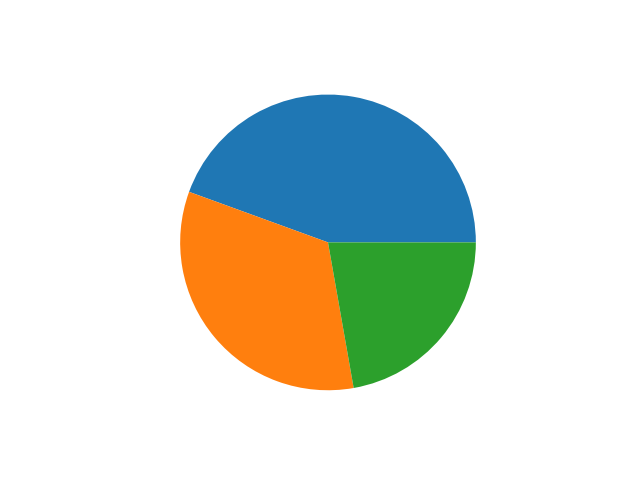
#> input picture Pie_char.png, 640 x 480 px, found by its file name
$ jupyter execute --allow-errors aiproduction_8.ipynb
#> lines starting #> are read from the running program, lines starting #| are printed output that depends on the picture
HOW TO SHOW IMAGE USING MATPLOTLIB IMSHOW FUNCTION ??

[cell 1]
import matplotlib.pyplot as plt
import matplotlib.image as mping

[cell 2]
img = mping.imread('pie_char.png')
#> img is the input picture: shape (480, 640, 4) float32; mean R, G, B, A 0.872, 0.892, 0.86, 1

[cell 3]
img

[cell 4]
type(img)

[cell 5]
img.shape
#> Out = (480, 640, 4)

[cell 6]
img.ndim
#> Out = 3

[cell 7]
plt.imshow(img)
plt.show()

[cell 8]
plt.axis('off')
plt.imshow(img)
plt.show()

[cell 9]
plt.figure(figsize=(16,9))
plt.axis('off')
plt.imshow(img)
plt.show()

[cell 10]
plt.figure(figsize=(16,9))
plt.axis('off')
plt.imshow(img)
plt.colorbar()
plt.show()
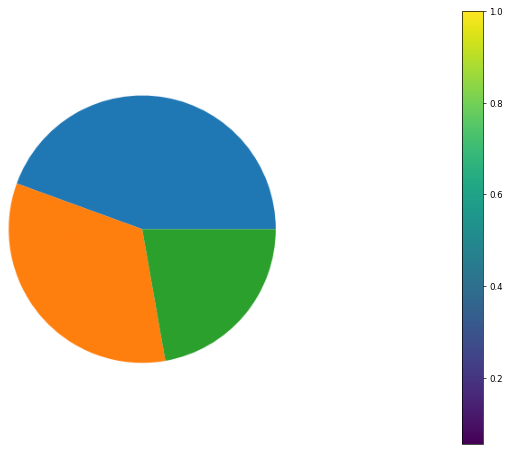
#> figure drawn by matplotlib, 2 panels

[cell 11]
plt.figure(figsize=(16,9))
plt.axis('off')
plt.imshow(img, cmap='hot')
plt.colorbar()
plt.show()
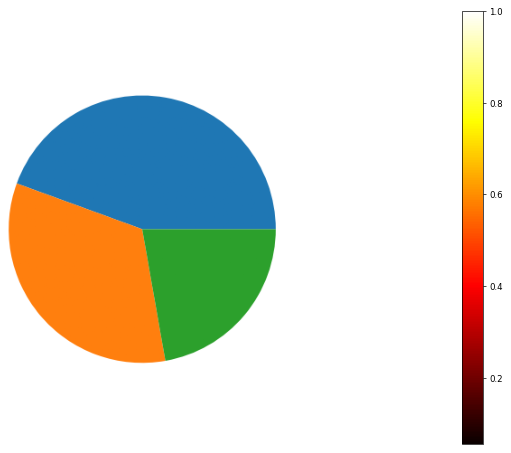
#> figure drawn by matplotlib, 2 panels

[cell 12]
single_channel = img[:,:,1]
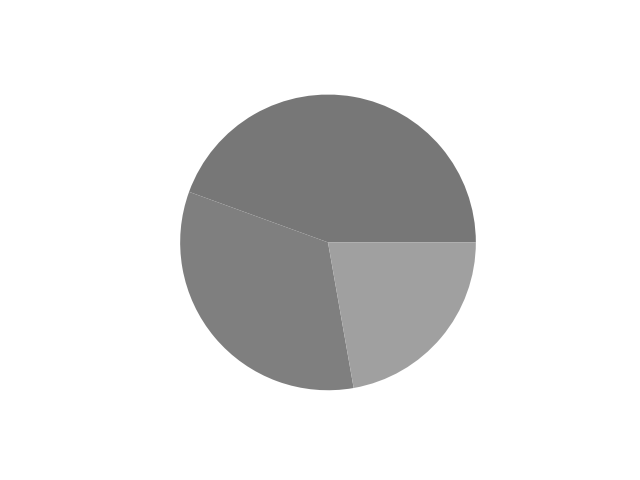
#> single_channel: shape (480, 640) float32; min 0.467, max 1, mean 0.891
plt.figure(figsize=(16,9))
plt.axis('off')
plt.imshow(single_channel, cmap='hot')
plt.colorbar()
plt.show()
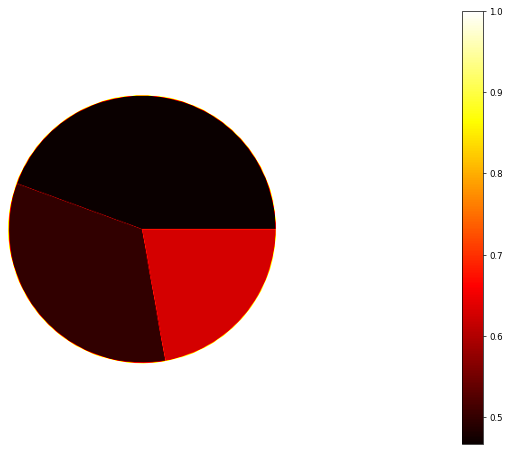
#> figure drawn by matplotlib, 2 panels

[cell 13]
single_channel = img[:,:,0]
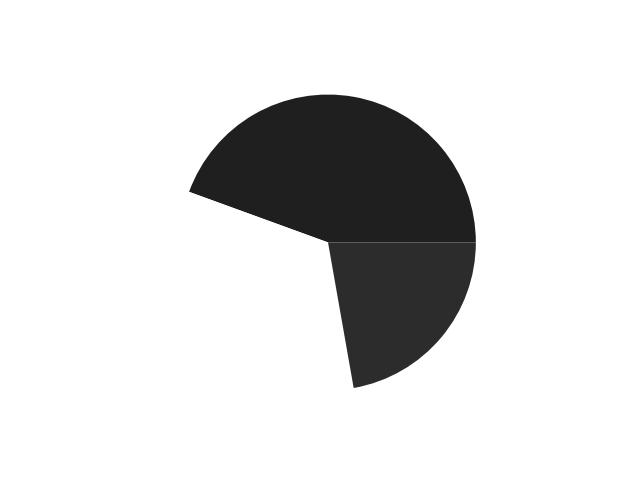
#> single_channel: shape (480, 640) float32; min 0.122, max 1, mean 0.872
plt.figure(figsize=(16,9))
plt.axis('off')
plt.imshow(single_channel, cmap='hot')
plt.colorbar()
plt.show()
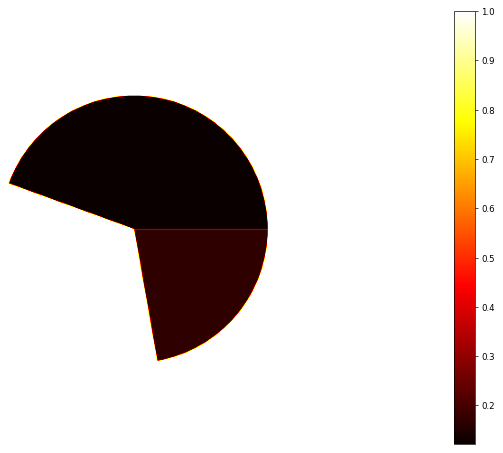
#> figure drawn by matplotlib, 2 panels

[cell 14]
single_channel = img[:,:,2]
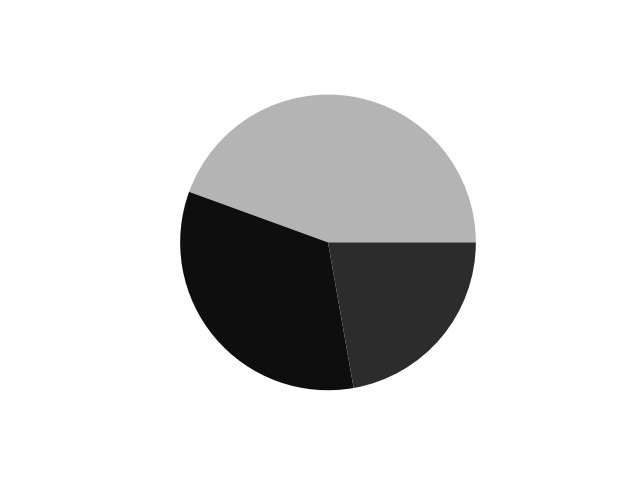
#> single_channel: shape (480, 640) float32; min 0.0549, max 1, mean 0.859
plt.figure(figsize=(16,9))
plt.axis('off')
plt.imshow(single_channel, cmap='hot')
plt.colorbar()
plt.show()
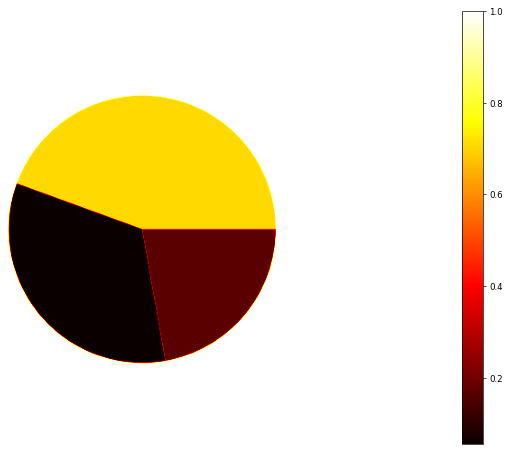
#> figure drawn by matplotlib, 2 panels

#> (a cell that did not finish here is left out)

#> (a cell that did not finish here is left out)

#> (a cell that did not finish here is left out)

[cell 18]
# to save this above hot color images.
save_path = r'C:\Users\Acer\Desktop\Jupyter notebook\Matplotlib\Images\women_hot.png'
#> (the rest of this cell did not finish here and is left out)

The above hot color images is saved in the given save_path directory.

#> (a cell that did not finish here is left out)

[cell 20]
cmap = """Accent, Accent_r, Blues, Blues_r, BrBG, BrBG_r, BuGn, BuGn_r, BuPu, BuPu_r, CMRmap, CMRmap_r, Dark2, Dark2_r, GnBu, GnBu_r, Greens, Greens_r, Greys, Greys_r, OrRd, OrRd_r, Oranges, Oranges_r, PRGn, PRGn_r, Paired, Paired_r, Pastel1, Pastel1_r, Pastel2, Pastel2_r, PiYG, PiYG_r, PuBu, PuBuGn, PuBuGn_r, PuBu_r, PuOr, PuOr_r, PuRd, PuRd_r, Purples, Purples_r, RdBu, RdBu_r, RdGy, RdGy_r, RdPu, RdPu_r, RdYlBu, RdYlBu_r, RdYlGn, RdYlGn_r, Reds, Reds_r, Set1, Set1_r, Set2, Set2_r, Set3, Set3_r, Spectral, Spectral_r, Wistia, Wistia_r, YlGn, YlGnBu, YlGnBu_r, YlGn_r, YlOrBr, YlOrBr_r, YlOrRd, YlOrRd_r, afmhot, afmhot_r, autumn, autumn_r, binary, binary_r, bone, bone_r, brg, brg_r, bwr, bwr_r, cividis, cividis_r, cool, cool_r, coolwarm, coolwarm_r, copper, copper_r, cubehelix, cubehelix_r, flag, flag_r, gist_earth, gist_earth_r, gist_gray, gist_gray_r, gist_heat, gist_heat_r, gist_ncar, gist_ncar_r, gist_rainbow, gist_rainbow_r, gist_stern, gist_stern_r, gist_yarg, gist_yarg_r, gnuplot, gnuplot2, gnuplot2_r, gnuplot_r, gray, gray_r, hot, hot_r, hsv, hsv_r, inferno, inferno_r, jet, jet_r, magma, magma_r, nipy_spectral, nipy_spectral_r, ocean, ocean_r, pink, pink_r, plasma, plasma_r, prism, prism_r, rainbow, rainbow_r, seismic, seismic_r, spring, spring_r, summer, summer_r, tab10, tab10_r, tab20, tab20_r, tab20b, tab20b_r, tab20c, tab20c_r, terrain, terrain_r, twilight, twilight_r, twilight_shifted, twilight_shifted_r, viridis, viridis_r, winter, winter_r"""

cmap_name_list = cmap.split(sep = ", ")
#> cmap_name_list = 164 items, first 6: 'Accent', 'Accent_r', 'Blues', 'Blues_r', 'BrBG', 'BrBG_r'
